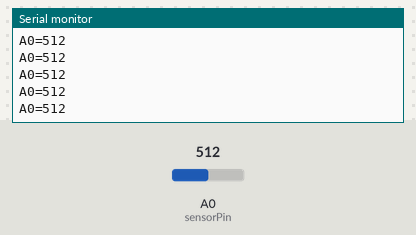
Simulated run of this sketch. Board: Arduino Uno, built with avr-gcc and run on an emulated ATmega328P. Parts: the last lines printed to the serial monitor. Inputs (shaded band) come from the test bench; at power-on: A0 (sensorPin) = 512.

Above: at 1.2 s.
1.3 s: A0 (sensorPin) set to 716
At 1.31 s:
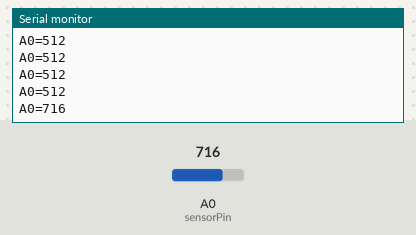
2.8 s: A0 (sensorPin) set to 900
At 2.81 s:
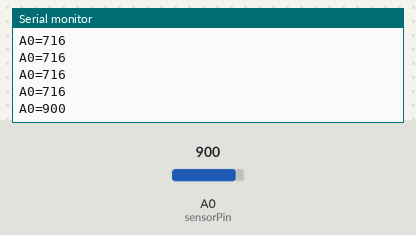
Timing chart, 0 to 5.8 s (numbered marks = the images above; inputs shaded):
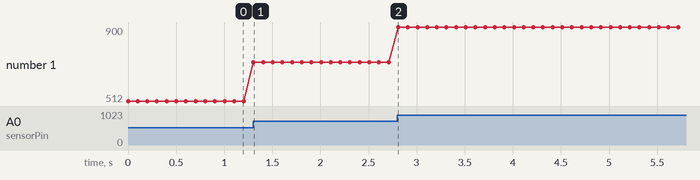

The sketch:

Lchika-serial.ino
```cpp
//シリアル通信を利用してCDSセンサの出力を読み取る

const int led = 9;
const int sensorPin = 0;
int val = 0;

void setup(){
  Serial.begin(9600);  //シリアルポートを開く
                       //毎秒9600bitでコンピュータにデータを通信
}

void loop(){
  val = analogRead(sensorPin); //センサから値を取得
  Serial.print("A0=");         //シリアルポートに文字列を出力
  Serial.print(val);           //シリアルポートに値を出力
  Serial.print("\n");
  delay(100);
}
```

Measured:
- after the input at 1.3 s, the serial monitor: prints a new line at once (image 1)
- after the input at 2.8 s, the serial monitor: prints a new line at once (image 2)
- plotted number 1: 512 → 716 after the input at 1.3 s, 716 → 900 after the input at 2.8 s
